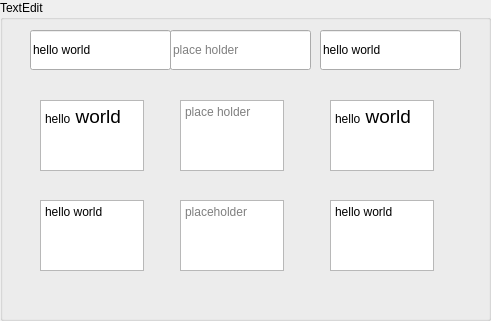
                    <widget class="QGroupBox" name="groupBox_5">
                        <property name="geometry">
                            <rect>
                                <x>230</x>
                                <y>310</y>
                                <width>491</width>
                                <height>321</height>
                            </rect>
                        </property>
                        <property name="title">
                            <string>TextEdit</string>
                        </property>
                        <widget class="QLineEdit" name="lineEdit">
                            <property name="geometry">
                                <rect>
                                    <x>30</x>
                                    <y>30</y>
                                    <width>141</width>
                                    <height>40</height>
                                </rect>
                            </property>
                            <property name="minimumSize">
                                <size>
                                    <width>0</width>
                                    <height>40</height>
                                </size>
                            </property>
                            <property name="text">
                                <string>hello world</string>
                            </property>
                        </widget>
                        <widget class="QTextEdit" name="textEdit">
                            <property name="geometry">
                                <rect>
                                    <x>40</x>
                                    <y>100</y>
                                    <width>104</width>
                                    <height>71</height>
                                </rect>
                            </property>
                            <property name="html">
                                <string>&lt;!DOCTYPE HTML PUBLIC &quot;-//W3C//DTD HTML 4.0//EN&quot; &quot;http://www.w3.org/TR/REC-html40/strict.dtd&quot;&gt;
&lt;html&gt;&lt;head&gt;&lt;meta name=&quot;qrichtext&quot; content=&quot;1&quot; /&gt;&lt;meta charset=&quot;utf-8&quot; /&gt;&lt;style type=&quot;text/css&quot;&gt;
p, li { white-space: pre-wrap; }
hr { height: 1px; border-width: 0; }
&lt;/style&gt;&lt;/head&gt;&lt;body style=&quot; font-family:'Microsoft YaHei UI'; font-size:9pt; font-weight:400; font-style:normal;&quot;&gt;
&lt;p style=&quot; margin-top:0px; margin-bottom:0px; margin-left:0px; margin-right:0px; -qt-block-indent:0; text-indent:0px;&quot;&gt;hello&lt;span style=&quot; font-size:14pt;&quot;&gt; world&lt;/span&gt;&lt;/p&gt;&lt;/body&gt;&lt;/html&gt;</string>
                            </property>
                        </widget>
                        <widget class="QPlainTextEdit" name="plainTextEdit">
                            <property name="geometry">
                                <rect>
                                    <x>40</x>
                                    <y>200</y>
                                    <width>104</width>
                                    <height>71</height>
                                </rect>
                            </property>
                            <property name="plainText">
                                <string>hello world</string>
                            </property>
                        </widget>
                        <widget class="QLineEdit" name="lineEdit_2">
                            <property name="geometry">
                                <rect>
                                    <x>170</x>
                                    <y>30</y>
                                    <width>141</width>
                                    <height>40</height>
                                </rect>
                            </property>
                            <property name="minimumSize">
                                <size>
                                    <width>0</width>
                                    <height>40</height>
                                </size>
                            </property>
                            <property name="placeholderText">
                                <string>place holder</string>
                            </property>
                        </widget>
                        <widget class="QTextEdit" name="textEdit_2">
                            <property name="geometry">
                                <rect>
                                    <x>180</x>
                                    <y>100</y>
                                    <width>104</width>
                                    <height>71</height>
                                </rect>
                            </property>
                            <property name="placeholderText">
                                <string>place holder</string>
                            </property>
                        </widget>
                        <widget class="QPlainTextEdit" name="plainTextEdit_2">
                            <property name="geometry">
                                <rect>
                                    <x>180</x>
                                    <y>200</y>
                                    <width>104</width>
                                    <height>71</height>
                                </rect>
                            </property>
                            <property name="placeholderText">
                                <string>placeholder</string>
                            </property>
                        </widget>
                        <widget class="QLineEdit" name="lineEdit_3">
                            <property name="geometry">
                                <rect>
                                    <x>320</x>
                                    <y>30</y>
                                    <width>141</width>
                                    <height>40</height>
                                </rect>
                            </property>
                            <property name="minimumSize">
                                <size>
                                    <width>0</width>
                                    <height>40</height>
                                </size>
                            </property>
                            <property name="text">
                                <string>hello world</string>
                            </property>
                            <property name="readOnly">
                                <bool>true</bool>
                            </property>
                        </widget>
                        <widget class="QTextEdit" name="textEdit_3">
                            <property name="geometry">
                                <rect>
                                    <x>330</x>
                                    <y>100</y>
                                    <width>104</width>
                                    <height>71</height>
                                </rect>
                            </property>
                            <property name="readOnly">
                                <bool>true</bool>
                            </property>
                            <property name="html">
                                <string>&lt;!DOCTYPE HTML PUBLIC &quot;-//W3C//DTD HTML 4.0//EN&quot; &quot;http://www.w3.org/TR/REC-html40/strict.dtd&quot;&gt;
&lt;html&gt;&lt;head&gt;&lt;meta name=&quot;qrichtext&quot; content=&quot;1&quot; /&gt;&lt;meta charset=&quot;utf-8&quot; /&gt;&lt;style type=&quot;text/css&quot;&gt;
p, li { white-space: pre-wrap; }
hr { height: 1px; border-width: 0; }
&lt;/style&gt;&lt;/head&gt;&lt;body style=&quot; font-family:'Microsoft YaHei UI'; font-size:9pt; font-weight:400; font-style:normal;&quot;&gt;
&lt;p style=&quot; margin-top:0px; margin-bottom:0px; margin-left:0px; margin-right:0px; -qt-block-indent:0; text-indent:0px;&quot;&gt;hello&lt;span style=&quot; font-size:14pt;&quot;&gt; world&lt;/span&gt;&lt;/p&gt;&lt;/body&gt;&lt;/html&gt;</string>
                            </property>
                        </widget>
                        <widget class="QPlainTextEdit" name="plainTextEdit_3">
                            <property name="geometry">
                                <rect>
                                    <x>330</x>
                                    <y>200</y>
                                    <width>104</width>
                                    <height>71</height>
                                </rect>
                            </property>
                            <property name="readOnly">
                                <bool>true</bool>
                            </property>
                            <property name="plainText">
                                <string>hello world</string>
                            </property>
                        </widget>
                    </widget>
